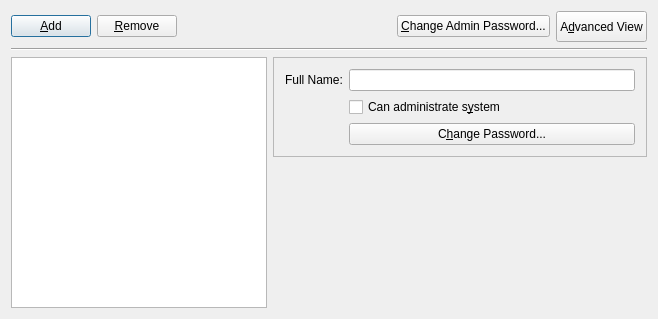
<?xml version="1.0" encoding="UTF-8"?>
<ui version="4.0">
 <class>SimpleDlg</class>
 <widget class="QDialog" name="SimpleDlg">
  <property name="geometry">
   <rect>
    <x>0</x>
    <y>0</y>
    <width>658</width>
    <height>319</height>
   </rect>
  </property>
  <property name="windowTitle">
   <string>PC-BSD User Manager</string>
  </property>
  <property name="windowIcon">
   <iconset resource="pcbsdusermanager.qrc">
    <normaloff>:/add_user.png</normaloff>:/add_user.png</iconset>
  </property>
  <layout class="QGridLayout" name="gridLayout">
   <item row="0" column="0" colspan="2">
    <layout class="QVBoxLayout">
     <item>
      <layout class="QHBoxLayout">
       <item>
        <widget class="QPushButton" name="addUserBut">
         <property name="text">
          <string>&amp;Add</string>
         </property>
         <property name="icon">
          <iconset resource="pcbsdusermanager.qrc">
           <normaloff>:/add_user.png</normaloff>:/add_user.png</iconset>
         </property>
         <property name="shortcut">
          <string>Alt+A</string>
         </property>
        </widget>
       </item>
       <item>
        <widget class="QPushButton" name="removeUserBut">
         <property name="text">
          <string>&amp;Remove</string>
         </property>
         <property name="icon">
          <iconset resource="pcbsdusermanager.qrc">
           <normaloff>:/delete_user.png</normaloff>:/delete_user.png</iconset>
         </property>
         <property name="shortcut">
          <string>Alt+R</string>
         </property>
        </widget>
       </item>
       <item>
        <spacer name="spacer10">
         <property name="orientation">
          <enum>Qt::Horizontal</enum>
         </property>
         <property name="sizeType">
          <enum>QSizePolicy::Expanding</enum>
         </property>
         <property name="sizeHint" stdset="0">
          <size>
           <width>40</width>
           <height>31</height>
          </size>
         </property>
        </spacer>
       </item>
       <item>
        <widget class="QPushButton" name="rootPasswordBut">
         <property name="text">
          <string>&amp;Change Admin Password...</string>
         </property>
         <property name="icon">
          <iconset resource="pcbsdusermanager.qrc">
           <normaloff>:/admin_password.png</normaloff>:/admin_password.png</iconset>
         </property>
         <property name="shortcut">
          <string>Alt+C</string>
         </property>
        </widget>
       </item>
       <item>
        <widget class="QPushButton" name="advancedBut">
         <property name="minimumSize">
          <size>
           <width>0</width>
           <height>31</height>
          </size>
         </property>
         <property name="text">
          <string>A&amp;dvanced View</string>
         </property>
         <property name="shortcut">
          <string>Alt+D</string>
         </property>
        </widget>
       </item>
      </layout>
     </item>
     <item>
      <widget class="Line" name="line2">
       <property name="frameShape">
        <enum>QFrame::HLine</enum>
       </property>
       <property name="frameShadow">
        <enum>QFrame::Sunken</enum>
       </property>
      </widget>
     </item>
    </layout>
   </item>
   <item row="1" column="0" rowspan="2">
    <widget class="QListWidget" name="userList">
     <property name="sizePolicy">
      <sizepolicy hsizetype="Fixed" vsizetype="Expanding">
       <horstretch>0</horstretch>
       <verstretch>0</verstretch>
      </sizepolicy>
     </property>
     <property name="minimumSize">
      <size>
       <width>200</width>
       <height>0</height>
      </size>
     </property>
    </widget>
   </item>
   <item row="1" column="1">
    <widget class="QFrame" name="frame">
     <property name="frameShape">
      <enum>QFrame::StyledPanel</enum>
     </property>
     <property name="frameShadow">
      <enum>QFrame::Raised</enum>
     </property>
     <layout class="QGridLayout" name="gridLayout_2">
      <item row="0" column="0">
       <widget class="QLabel" name="fullnameLbl">
        <property name="sizePolicy">
         <sizepolicy hsizetype="Minimum" vsizetype="Preferred">
          <horstretch>0</horstretch>
          <verstretch>0</verstretch>
         </sizepolicy>
        </property>
        <property name="text">
         <string>Full Name:</string>
        </property>
        <property name="wordWrap">
         <bool>false</bool>
        </property>
       </widget>
      </item>
      <item row="0" column="1">
       <widget class="QLineEdit" name="fullnameBox">
        <property name="sizePolicy">
         <sizepolicy hsizetype="Minimum" vsizetype="Fixed">
          <horstretch>1</horstretch>
          <verstretch>0</verstretch>
         </sizepolicy>
        </property>
       </widget>
      </item>
      <item row="1" column="1">
       <widget class="QCheckBox" name="canAdminCheck">
        <property name="text">
         <string>Can administrate s&amp;ystem</string>
        </property>
        <property name="shortcut">
         <string>Alt+Y</string>
        </property>
       </widget>
      </item>
      <item row="2" column="1">
       <widget class="QPushButton" name="changePasswordBut">
        <property name="text">
         <string>C&amp;hange Password...</string>
        </property>
        <property name="icon">
         <iconset resource="pcbsdusermanager.qrc">
          <normaloff>:/change_password.png</normaloff>:/change_password.png</iconset>
        </property>
        <property name="shortcut">
         <string>Alt+H</string>
        </property>
       </widget>
      </item>
     </layout>
    </widget>
   </item>
   <item row="2" column="1">
    <spacer name="spacer17">
     <property name="orientation">
      <enum>Qt::Vertical</enum>
     </property>
     <property name="sizeType">
      <enum>QSizePolicy::Expanding</enum>
     </property>
     <property name="sizeHint" stdset="0">
      <size>
       <width>21</width>
       <height>8</height>
      </size>
     </property>
    </spacer>
   </item>
  </layout>
 </widget>
 <layoutdefault spacing="6" margin="11"/>
 <tabstops>
  <tabstop>addUserBut</tabstop>
  <tabstop>removeUserBut</tabstop>
  <tabstop>rootPasswordBut</tabstop>
  <tabstop>advancedBut</tabstop>
 </tabstops>
 <resources>
  <include location="pcbsdusermanager.qrc"/>
 </resources>
 <connections/>
</ui>
